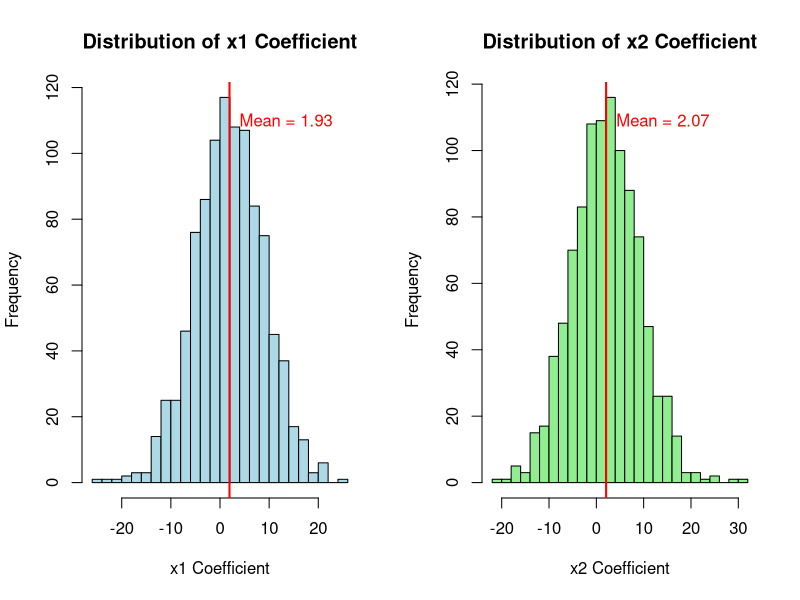

Write the R code that produced this figure.
set.seed(123)

n <- 200
B <- 1000  # number of simulations

coef_x1 <- numeric(B)
coef_x2 <- numeric(B)

for (i in 1:B) {
  x1 <- rnorm(n, 0, 1)
  x2 <- 0.99 * x1 + rnorm(n, 0, 0.01)   # almost perfectly correlated with x1
  y <- 2 * x1 + 2 * x2 + rnorm(n, 0, 1)
  model <- lm(y ~ x1 + x2)
  coefs <- coef(model)[-1]  # exclude intercept
  coef_x1[i] <- coefs["x1"]
  coef_x2[i] <- coefs["x2"]
}

# Plot histograms with mean lines
par(mfrow = c(1, 2))

hist(coef_x1, breaks = 30, col = "lightblue",
     main = "Distribution of x1 Coefficient",
     xlab = "x1 Coefficient")
abline(v = mean(coef_x1), col = "red", lwd = 2)
text(mean(coef_x1), par("usr")[4]*0.9, 
     labels = paste("Mean =", round(mean(coef_x1), 2)), col = "red", pos = 4)

hist(coef_x2, breaks = 30, col = "lightgreen",
     main = "Distribution of x2 Coefficient",
     xlab = "x2 Coefficient")
abline(v = mean(coef_x2), col = "red", lwd = 2)
text(mean(coef_x2), par("usr")[4]*0.9, 
     labels = paste("Mean =", round(mean(coef_x2), 2)), col = "red", pos = 4)

cat("Average coefficient for x1:", mean(coef_x1), "\n")
cat("Average coefficient for x2:", mean(coef_x2), "\n")